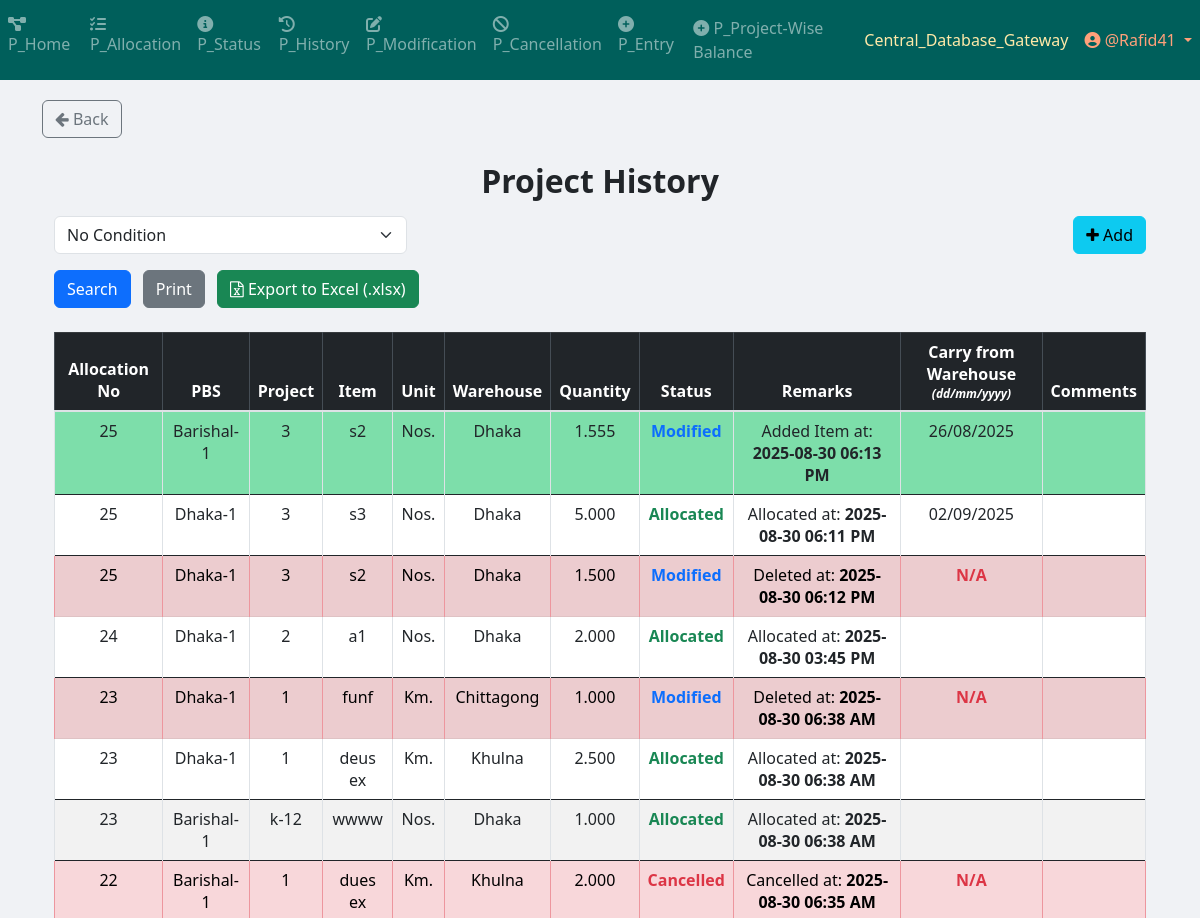
/project/project_history/ (signed in, upper part), run on an earlier commit of the app's database.
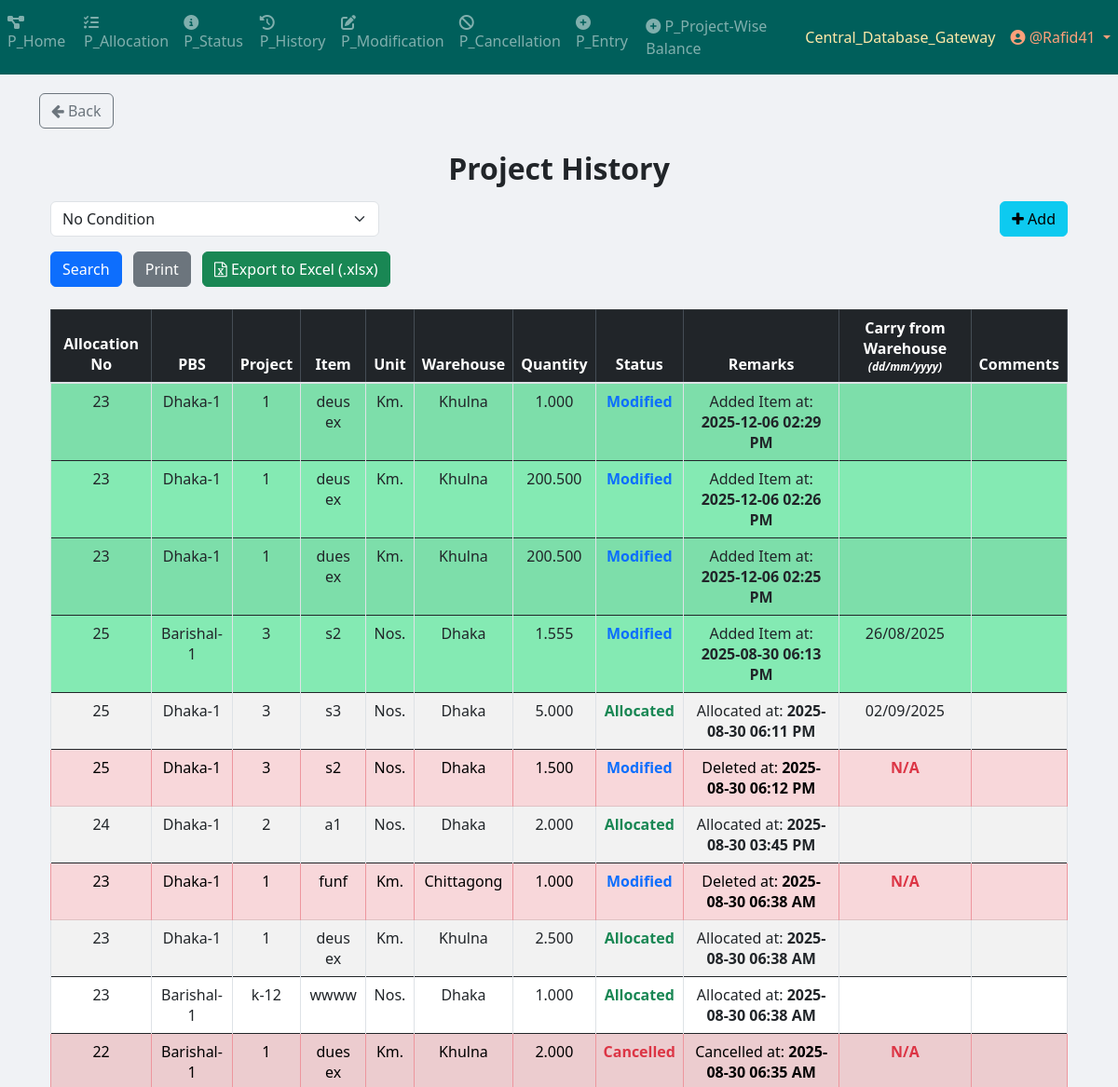
And on a later commit of the database.
### Project_App_History/models.py (models this page shows, shortened)
class Project_History(models.Model):
    GUID = models.CharField(max_length=100, default="", blank=True, null=True)
    allocation_no = models.IntegerField()
    pbs = models.TextField()
    project = models.TextField()
    item = models.TextField()
    warehouse = models.CharField(max_length=50)
    unit_of_item = models.TextField()
    quantity = models.DecimalField(
        max_digits=20,
        decimal_places=3,
        default=0.00
    )
    created_at = models.DateTimeField(auto_now=True)
    STATUS_CHOICES = [
        ("Pending Approval", "Pending Approval"),
        ("Allocated", "Allocated"),
        ("Cancelled", "Cancelled"),
        ("Modified", "Modified"),
    ]
    status = models.CharField(
        max_length=100, choices=STATUS_CHOICES, default="Allocated"
    )
    remarks = models.TextField(blank=True, null=True)
    remarks_status = models.CharField(max_length=100, blank=True, null=True)
    carry_from_warehouse = models.CharField(max_length=100, blank=True, null=True)
    comments = models.TextField(blank=True, null=True)
    item_primary_key = models.BigIntegerField(null=True)

### Project_App_History/views.py (the view, shortened to what this page needs)
# urls.py: path("history/", include("App_History.urls")),
@login_required
def history(request):
    results = History.objects.all().order_by('-created_at')
    applied_filters = []
    for i in range(1, 10):  # support up to 9 filters
        filter_type = request.GET.get(f"filter_type_{i}")
        filter_value = request.GET.get(f"filter_value_{i}")
        date_status = request.GET.get(f"date_status_{i}")
        if filter_value:
            filter_value = filter_value.strip()
        if not filter_type or filter_type == "no_condition" or (not filter_value and filter_type not in ["carry_from_warehouse_date"]):
            continue
    group = request.user.user_group.user_group_type if hasattr(request.user, "user_group") else ""
    context = {
        "items": results,
        "status_choices_json": json.dumps(History.STATUS_CHOICES),
        "can_edit_carry": group in ["Editor", "Only_View_History_and_Edit_Carry_From_Warehouse_Column"],
        "can_edit_comments": group in ["Editor"],
    }
    return render(request, "Project_Templates/Project_App_History/view_and_print_history.html", context)

### App_Admin_Panel/templatetags/nav_CDB_links_loader.py (called while the page is built)
@register.simple_tag
def external_link_from_static(filename):
    subpath = filename
    if not subpath.startswith("links" + os.sep) and not subpath.startswith("links/"):
        subpath = os.path.join("links", filename)
    file_path = find(subpath)
    if not file_path:
        return ""
    try:
        with open(file_path, "r", encoding="utf-8") as f:
            return f.read().strip()
    except Exception:
        return ""

### templates/Project_Templates/Project_App_History/view_and_print_history.html (shortened to what this page needs)
{% extends 'base.html' %}
{% load static %}
{% load tz %}
{% block body_block %}
<a href="{% url 'Project_App_Home:project_home_page' %}" class="btn btn-outline-secondary">
    <i class="fa fa-arrow-left"></i> Back
</a>
<div class="container mt-4">
    <h2 class="text-center mb-3"><b>Project History</b></h2>
    <form method="GET" class="mb-4" id="dynamicSearchForm">
        <div id="filterRowsContainer">
        </div>
        <div class="row mt-3">
            <div class="col-md-12">
                <button type="submit" class="btn btn-primary me-2">Search</button>
                <button type="button" class="btn btn-secondary me-2" onclick="printResults()">Print</button>
                <button type="button" class="btn btn-success" onclick="exportToExcel()">
                    <i class="fa fa-file-excel-o"></i> Export to Excel (.xlsx)
                </button>
            </div>
        </div>
    </form>
    <div id="printableArea" class="table-responsive">
        <table class="table table-bordered table-striped table-hover text-center" id="historyTable">
            <thead class="table-dark sticky-top">
                <tr>
                    <th>Allocation No</th>
                    <th>PBS</th>
                    <th>Project</th>
                    <th>Item</th>
                    <th>Unit</th>
                    <th>Warehouse</th>
                    <th>Quantity</th>
                    <th>Status</th>
                    <th>Remarks</th>
                    <th>
                        Carry from Warehouse<br>
                        <span style="font-size: 0.75em; font-style: italic;">(dd/mm/yyyy)</span>
                    </th>
                    <th>Comments</th>
                </tr>
            </thead>
            <tbody>
                {% if items %}
                    {% for item in items %}
                         <tr class="{% if item.remarks_status == 'Deleted' or item.status == 'Cancelled' %}table-danger{% elif item.remarks_status == 'Added' and item.status == 'Modified' %}table-light-green{% endif %}">
                            <td>{{ item.allocation_no }}</td>
                            <td>{{ item.pbs }}</td>
                            <td>{{ item.project }}</td>
                            <td>{{ item.item }}</td>
                            <td>{{ item.unit_of_item }}</td>
                            <td>{{ item.warehouse }}</td>
                            <td>{{ item.quantity }}</td>
                            <td class="{% if item.status == 'Allocated' %}text-success{% elif item.status == 'Cancelled' %}text-danger{% elif item.status == 'Modified' %}text-primary{% endif %}">
                                <strong>{{ item.status }}</strong>
                            </td>
                            <td>{{ item.remarks|safe }}</td>
                            <td class="date-cell">
                                {% if item.carry_from_warehouse == "N/A" %}
                                    <span class="text-danger"><b>N/A</b></span><br>
                                {% elif item.carry_from_warehouse %}
                                    {% with day=item.carry_from_warehouse|slice:"8:10" month=item.carry_from_warehouse|slice:"5:7" year=item.carry_from_warehouse|slice:"0:4" %}
                                        {{ day }}/{{ month }}/{{ year }}
                                    {% endwith %}
                                {% endif %}
                            </td>
                            <td class="comments-cell text-start">
                            </td>
                        </tr>
                    {% endfor %}
                {% else %}
                    <tr>
                        <td colspan="11" class="text-center text-danger">No matching data found</td>
                    </tr>
                {% endif %}
            </tbody>
        </table>
    </div>
</div>
{% endblock %}

What changed in the data, as far as the page shows it:
added Project_History: allocation_no "23", pbs "Dhaka-1", project "1", item "deus ex", unit_of_item "Km.", warehouse "Khulna", quantity "1.000", status "Modified", remarks "Added Item at: 2025-12-06 02:29 PM"
added Project_History: allocation_no "23", pbs "Dhaka-1", project "1", item "deus ex", unit_of_item "Km.", warehouse "Khulna", quantity "200.500", status "Modified", remarks "Added Item at: 2025-12-06 02:26 PM"
added Project_History: allocation_no "23", pbs "Dhaka-1", project "1", item "dues ex", unit_of_item "Km.", warehouse "Khulna", quantity "200.500", status "Modified", remarks "Added Item at: 2025-12-06 02:25 PM"
